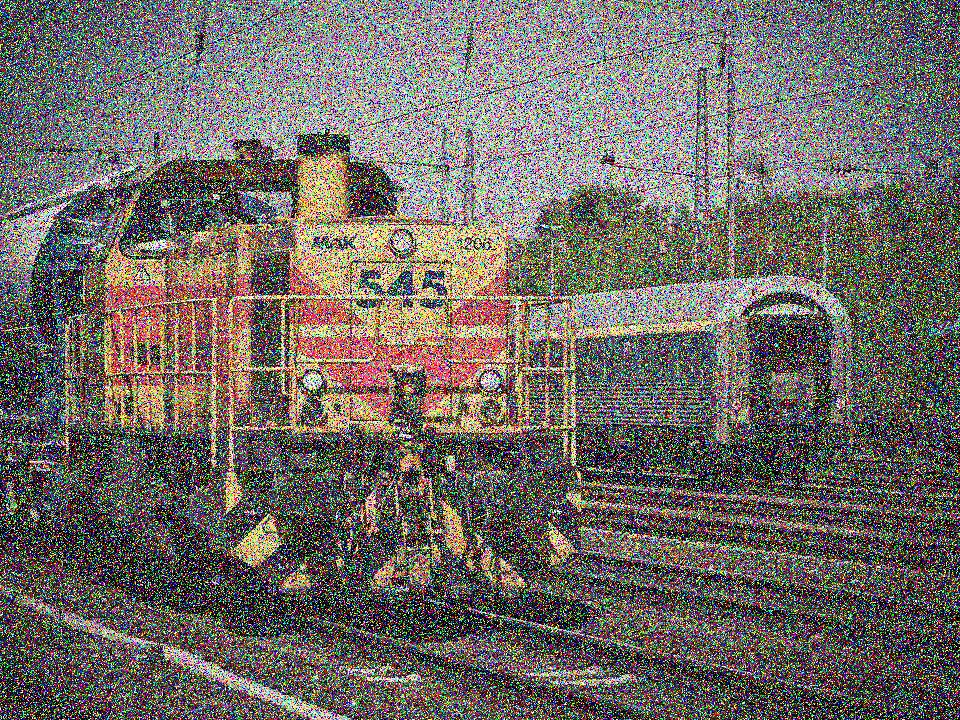
#> input picture images/imgnoise.jpg, 960 x 720 px
$ python DiscreteConvolution.py
#> lines starting #> are read from the running program, lines starting #| are printed output that depends on the picture
import cv2
import numpy as np
from matplotlib import pyplot as plt

img = cv2.imread('../images/imgnoise.jpg')
#> img is the input picture: shape (720, 960, 3); mean B, G, R 102, 106.2, 111.9

# Averaging Filtering
# blur = cv2.blur(img, (11, 11))

# Gaussian Filtering
# blur = cv2.GaussianBlur(img, (11, 11), 0)

# Median Filtering

blur = cv2.medianBlur(img, 5)
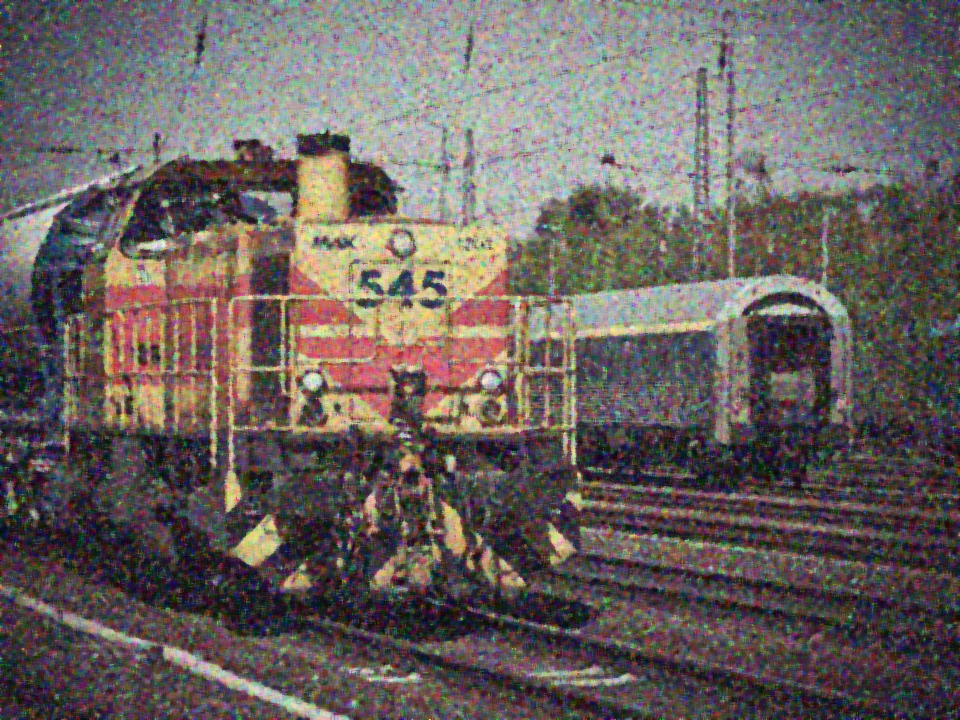
#> blur: shape (720, 960, 3); mean B, G, R 95.5, 98, 106.3
gaussian = cv2.GaussianBlur(img,(5,5),0) #params(img, [x,y], sigmaX) Độ lệch chuẩn theo trục X
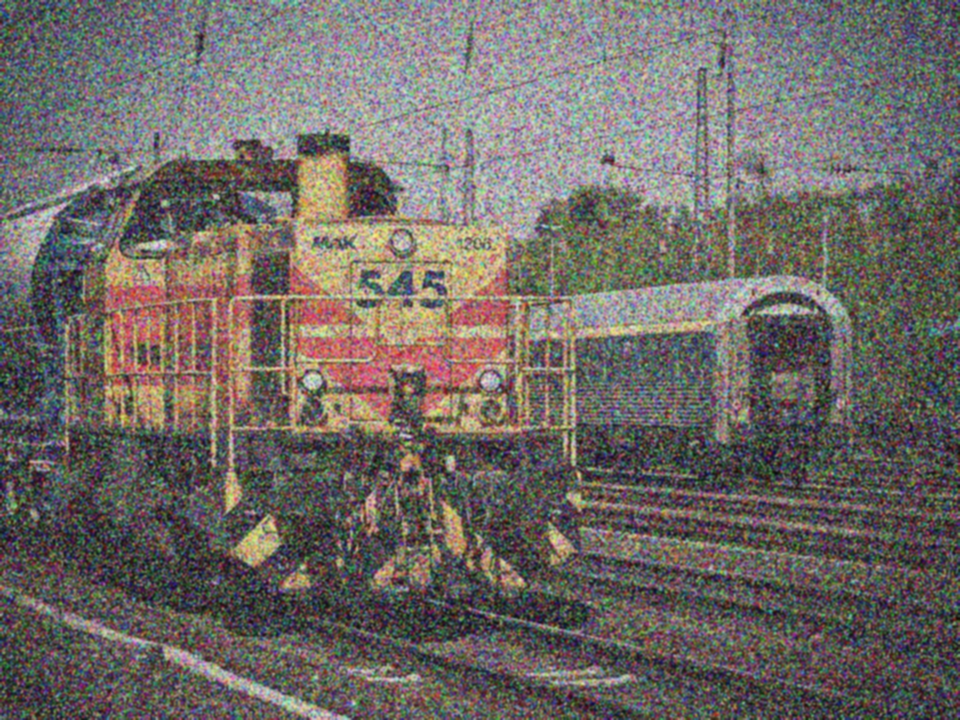
#> gaussian: shape (720, 960, 3); mean B, G, R 102, 106.2, 111.9
averaging = cv2.blur(img,(5,5))
plt.subplot(141), plt.imshow(img), plt.title('Original')
plt.xticks([]), plt.yticks([])
plt.subplot(142), plt.imshow(blur), plt.title('Trung vi')
plt.xticks([]), plt.yticks([])
plt.subplot(143), plt.imshow(gaussian), plt.title('Loc Gauss')
plt.xticks([]), plt.yticks([])
plt.subplot(144), plt.imshow(averaging), plt.title('Trung binh')
plt.xticks([]), plt.yticks([])
plt.show()
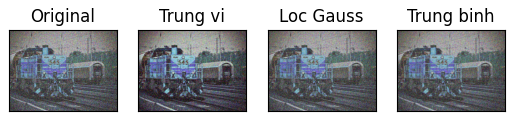
#> figure drawn by matplotlib, 4 panels; B, G, R data is drawn as R, G, B
